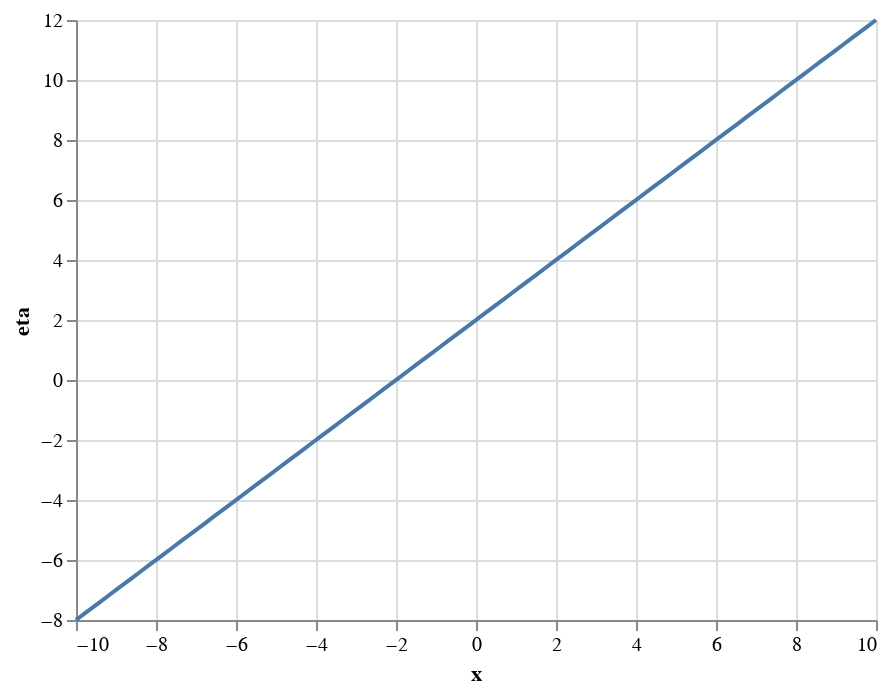

Here is the notebook cell this chart was saved with:
### Markdown cell above
Sure, below is the corresponding raw LaTeX for the code you provided. This includes the equations used in the code, and not the code itself, as LaTeX is not intended for representing programming code. 

The linear predictor, the logistic function, and the logistic regression model can be represented as follows in LaTeX:

**1. The Linear Predictor:**

This is simply a linear combination of the predictors.

$$
\eta = \beta_0 + \beta_1 x
$$
Where:
- `\eta` is the linear predictor
- `\beta_0` is the intercept
- `\beta_1` is the coefficient for the predictor `x`

**2. The Logistic Function:**

This maps the linear predictor onto the interval (0, 1) as a probability. 

$$
\mu = \frac{1}{1 + e^{-\eta}}
$$
Where:
- `\mu` is the probability of the positive class
- `\eta` is the linear predictor

**3. The Logistic Regression Model:**

The logistic regression model combines these two components.

$$
\mu = \frac{1}{1 + e^{-(\beta_0 + \beta_1 x)}}
$$
Where:
- `\mu` is the probability of the positive class
- `\beta_0` is the intercept
- `\beta_1` is the coefficient for the predictor `x`

### Code cell
import numpy as np
import pandas as pd
import altair as alt

# Define the parameters for our model
beta = np.array([1, 2])

# Create a grid of x values
x = np.linspace(-10, 10, 100)

# Create a DataFrame with the x values and their corresponding eta values
df = pd.DataFrame({
    'x': x,
    'eta': x * beta[0] + beta[1]
})

# Create the Altair chart
chart = alt.Chart(df).mark_line().encode(
    x='x',
    y='eta'
)

chart

### Figure 1 — Vega-Lite specification as saved in the notebook (floating-point values rounded to 4 significant figures)
{"config": {"view": {"continuousWidth": 400, "continuousHeight": 300}}, "data": {"name": "data-4f034231542452d9fe045f2e68bf4235"}, "mark": "line", "encoding": {"x": {"field": "x", "type": "quantitative"}, "y": {"field": "eta", "type": "quantitative"}}, "$schema": "https://vega.github.io/schema/vega-lite/v4.17.0.json", "datasets": {"data-4f034231542452d9fe045f2e68bf4235": [{"x": -10.0, "eta": -8.0}, {"x": -9.798, "eta": -7.798}, {"x": -9.596, "eta": -7.596}, {"x": -9.394, "eta": -7.394}, {"x": -9.192, "eta": -7.192}, {"x": -8.99, "eta": -6.99}, {"x": -8.788, "eta": -6.788}, {"x": -8.586, "eta": -6.586}, {"x": -8.384, "eta": -6.384}, {"x": -8.182, "eta": -6.182}, {"x": -7.98, "eta": -5.98}, {"x": -7.778, "eta": -5.778}, {"x": -7.576, "eta": -5.576}, {"x": -7.374, "eta": -5.374}, {"x": -7.172, "eta": -5.172}, {"x": -6.97, "eta": -4.97}, {"x": -6.768, "eta": -4.768}, {"x": -6.566, "eta": -4.566}, {"x": -6.364, "eta": -4.364}, {"x": -6.162, "eta": -4.162}, {"x": -5.96, "eta": -3.96}, {"x": -5.758, "eta": -3.758}, {"x": -5.556, "eta": -3.556}, {"x": -5.354, "eta": -3.354}, {"x": -5.152, "eta": -3.152}, {"x": -4.949, "eta": -2.949}, {"x": -4.747, "eta": -2.747}, {"x": -4.545, "eta": -2.545}, {"x": -4.343, "eta": -2.343}, {"x": -4.141, "eta": -2.141}, {"x": -3.939, "eta": -1.939}, {"x": -3.737, "eta": -1.737}, {"x": -3.535, "eta": -1.535}, {"x": -3.333, "eta": -1.333}, {"x": -3.131, "eta": -1.131}, {"x": -2.929, "eta": -0.9293}, {"x": -2.727, "eta": -0.7273}, {"x": -2.525, "eta": -0.5253}, {"x": -2.323, "eta": -0.3232}, {"x": -2.121, "eta": -0.1212}, {"x": -1.919, "eta": 0.08081}, {"x": -1.717, "eta": 0.2828}, {"x": -1.515, "eta": 0.4848}, {"x": -1.313, "eta": 0.6869}, {"x": -1.111, "eta": 0.8889}, {"x": -0.9091, "eta": 1.091}, {"x": -0.7071, "eta": 1.293}, {"x": -0.5051, "eta": 1.495}, {"x": -0.303, "eta": 1.697}, {"x": -0.101, "eta": 1.899}, {"x": 0.101, "eta": 2.101}, {"x": 0.303, "eta": 2.303}, {"x": 0.5051, "eta": 2.505}, {"x": 0.7071, "eta": 2.707}, {"x": 0.9091, "eta": 2.909}, {"x": 1.111, "eta": 3.111}, {"x": 1.313, "eta": 3.313}, {"x": 1.515, "eta": 3.515}, {"x": 1.717, "eta": 3.717}, {"x": 1.919, "eta": 3.919}, {"x": 2.121, "eta": 4.121}, {"x": 2.323, "eta": 4.323}, {"x": 2.525, "eta": 4.525}, {"x": 2.727, "eta": 4.727}, {"x": 2.929, "eta": 4.929}, {"x": 3.131, "eta": 5.131}, {"x": 3.333, "eta": 5.333}, {"x": 3.535, "eta": 5.535}, {"x": 3.737, "eta": 5.737}, {"x": 3.939, "eta": 5.939}, {"x": 4.141, "eta": 6.141}, {"x": 4.343, "eta": 6.343}, {"x": 4.545, "eta": 6.545}, {"x": 4.747, "eta": 6.747}, {"x": 4.949, "eta": 6.949}, {"x": 5.152, "eta": 7.152}, {"x": 5.354, "eta": 7.354}, {"x": 5.556, "eta": 7.556}, {"x": 5.758, "eta": 7.758}, {"x": 5.96, "eta": 7.96}, {"x": 6.162, "eta": 8.162}, {"x": 6.364, "eta": 8.364}, {"x": 6.566, "eta": 8.566}, {"x": 6.768, "eta": 8.768}, {"x": 6.97, "eta": 8.97}, {"x": 7.172, "eta": 9.172}, {"x": 7.374, "eta": 9.374}, {"x": 7.576, "eta": 9.576}, {"x": 7.778, "eta": 9.778}, {"x": 7.98, "eta": 9.98}, {"x": 8.182, "eta": 10.18}, {"x": 8.384, "eta": 10.38}, {"x": 8.586, "eta": 10.59}, {"x": 8.788, "eta": 10.79}, {"x": 8.99, "eta": 10.99}, {"x": 9.192, "eta": 11.19}, {"x": 9.394, "eta": 11.39}, {"x": 9.596, "eta": 11.6}, {"x": 9.798, "eta": 11.8}, {"x": 10.0, "eta": 12.0}]}}
